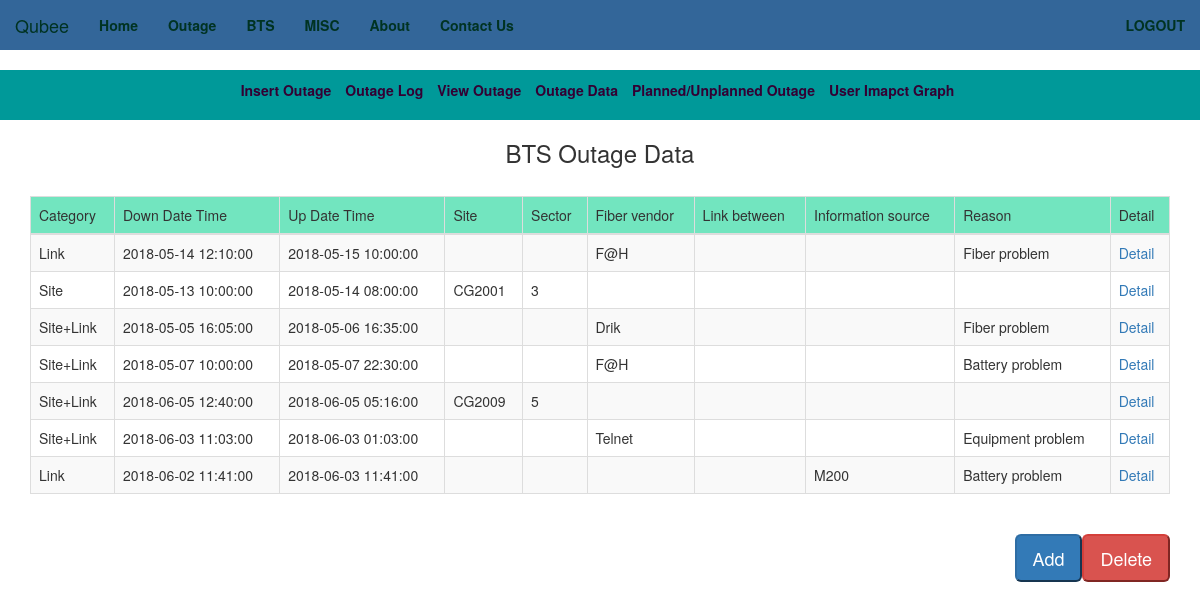
The app's page /down.php with its own data.
### tables this page shows
CREATE TABLE `info` (
  `id` int(255) NOT NULL,
  `category` varchar(255) NOT NULL,
  `Down_Date` date NOT NULL,
  `Down_Time` time NOT NULL,
  `Up_Date` date NOT NULL,
  `Up_Time` time NOT NULL,
  `Duration_of_Outage_Mins` varchar(50) NOT NULL,
  `Site` varchar(255) NOT NULL,
  `sector` varchar(255) NOT NULL,
  `fiber_Vendor` varchar(255) NOT NULL,
  `link_Between` varchar(255) NOT NULL,
  `information_Source` varchar(255) NOT NULL,
  `outage_type` varchar(255) NOT NULL,
  `reason` varchar(255) NOT NULL,
  `specific_reason` varchar(255) NOT NULL,
  `inform_time` datetime NOT NULL,
  `inform_type` varchar(255) NOT NULL,
  `informed_Vendor` varchar(255) NOT NULL,
  `incident_Time` datetime NOT NULL,
  `informOfType` varchar(255) NOT NULL,
  `informed_Person` varchar(255) NOT NULL,
  `inform_TimeonResolve` datetime NOT NULL,
  `Type_Of_inform` varchar(255) NOT NULL,
  `informedToPerson` varchar(255) NOT NULL,
  `noc_DutyEngineer` varchar(255) NOT NULL,
  `last_ModifiedBy` varchar(255) NOT NULL,
  `last_ModifiedDT` datetime NOT NULL,
  `comment` longtext NOT NULL
);

### down.php (the view, shortened to what this page needs)
<?php
	$conn = mysqli_connect('localhost','root','','qubee');
	$rec = mysqli_query($conn,"SELECT * FROM info");
	?>
	 <!DOCTYPE html>
 <html>
      <head>
		   <link rel="stylesheet" type="text/css"  href="style.css">
           <link rel="stylesheet" href="https://maxcdn.bootstrapcdn.com/bootstrap/3.3.7/css/bootstrap.min.css" />
           <link rel="stylesheet" href="https://cdn.datatables.net/1.10.12/css/dataTables.bootstrap.min.css" />
      </head>
      <body>
<?php include 'menu2.php'; ?>
	 <br>
           <div class="container2">
	<div class="collapse navbar-collapse js-navbar-collapse">
		<ul class="list-inline text-center">
			<li><a href="indexForDailyData.php"><strong>Insert Outage</strong></a></li>
			<li><a href="outage.php"><strong>Outage Log</strong></a></li>
			<li><a href="viewOutage.php"><strong>View Outage</strong> </a></li>
      		<li><a href="outageData.php"><strong>Outage Data</strong></a></li>
			<li><a href="planedOutage.php"><strong>Planned/Unplanned Outage</strong> </a></li>
			<li><a href="userImpact.php"><strong>User Imapct Graph</strong> </a></li>
		</ul>
	</div>
</div>
           <div class="container">
                <h3 align="center">BTS Outage Data</h3>
				<br />
                <div class="table-responsive">
                     <table id="BTS_data" class="table table-striped table-bordered">
                          <thead>
                               <tr>
                                    <td bgcolor="#72e5bf">Category</td>
                                    <td bgcolor="#72e5bf">Down Date Time</td>
                                    <td bgcolor="#72e5bf">Up Date Time</td>
									<td bgcolor="#72e5bf">Site</td>
                                    <td bgcolor="#72e5bf">Sector</td>
                                    <td bgcolor="#72e5bf">Fiber vendor</td>
                                    <td bgcolor="#72e5bf">Link between</td>
                                    <td bgcolor="#72e5bf">Information source</td>
                                    <td bgcolor="#72e5bf">Reason</td>
                                    <td bgcolor="#72e5bf">Detail</td>
                               </tr>
                          </thead>
				<tbody>
                         <?php
while ($row = mysqli_fetch_array($rec)){ ?>
		<tr>
			<td><?php echo $row['category'];?></td>
			<td><?php echo $row['Down_Date'] ." ". $row['Down_Time'];?></td>
			<td><?php echo $row['Up_Date'] ."  ". $row['Up_Time']; ?></td>
			<td><?php echo $row['Site']; ?></td>
			<td><?php echo $row['sector']; ?></td>
			<td><?php echo $row['fiber_Vendor']; ?></td>
			<td><?php echo $row['link_Between']; ?></td>
			<td><?php echo $row['information_Source']; ?></td>
			<td><?php echo $row['reason']; ?></td>
			<td>
				<a href="display.php?edit=<?php echo $row['id'] ;?>">Detail</a>
			</td>
		</tr>
  <?php
	}
   ?>
</tbody>
</table>
<br>
<a href="delete.php"><button style="float:right" type="submit" name="update" class="btn-danger btn-lg">Delete</button></a>
<a href="indexForDailyData.php"><button style="float:right" class=" btn-primary btn-lg ">Add</button></a>
 </div>
 </div>
</body>
</html>

### menu2.php (shortened to what this page needs)
<!DOCTYPE html>
<html>
<head>
<link href="//maxcdn.bootstrapcdn.com/bootstrap/3.3.7/css/bootstrap.min.css" rel="stylesheet" id="bootstrap-css">
<link rel="stylesheet" type="text/css"  href="style.css">
</head>
<body>
<div class="container1">
		<a class="navbar-brand" href="menu2.php">Qubee</a>
	<div class="collapse navbar-collapse js-navbar-collapse">
		<ul class="nav navbar-nav">
			<li><a href="home.php"><strong>Home </strong></a></li>
			<li><a href="outage.php"><strong>Outage</strong> </a></li>
			<li><a href="bts.php"><strong>BTS</strong> </a></li>
			<li><a href="misc.php"><strong>MISC</strong> </a></li>
            <li><a href="about.php"><strong>About</strong></a></li>
            <li><a href="http://www.qubee.com.bd/contact/contact-info"><strong>Contact Us</strong></a></li>
		</ul>
        <ul class="nav navbar-nav navbar-right">
        <li class="dropdown">
          <a href="logout.php"><strong>LOGOUT</strong></a></li>
      </ul>
	</div>
</div>
</body>
</html>

### style.css (style rules this page uses)
.container1 { width:100%; background-color:#336699; }
.container1 a { color:#003322; }
ul li a { color:#edeeef; }
.container2 { background-color:#009999; }
.container2 a { color:#330033; }
.container2 ul { padding:10px; }
.btn-primary { position:right; }

### records on screen
info: category "Link", Down_Date "2018-05-14", Down_Time "12:10:00", Up_Date "2018-05-15", Up_Time "10:00:00", fiber_Vendor "F@H", reason "Fiber problem"
info: category "Site", Down_Date "2018-05-13", Down_Time "10:00:00", Up_Date "2018-05-14", Up_Time "08:00:00", Site "CG2001", sector "3"
info: category "Site+Link", Down_Date "2018-05-05", Down_Time "16:05:00", Up_Date "2018-05-06", Up_Time "16:35:00", fiber_Vendor "Drik", reason "Fiber problem"
info: category "Site+Link", Down_Date "2018-05-07", Down_Time "10:00:00", Up_Date "2018-05-07", Up_Time "22:30:00", fiber_Vendor "F@H", reason "Battery problem"
info: category "Site+Link", Down_Date "2018-06-05", Down_Time "12:40:00", Up_Date "2018-06-05", Up_Time "05:16:00", Site "CG2009", sector "5"
info: category "Site+Link", Down_Date "2018-06-03", Down_Time "11:03:00", Up_Date "2018-06-03", Up_Time "01:03:00", fiber_Vendor "Telnet", reason "Equipment problem"
info: category "Link", Down_Date "2018-06-02", Down_Time "11:41:00", Up_Date "2018-06-03", Up_Time "11:41:00", information_Source "M200", reason "Battery problem"
